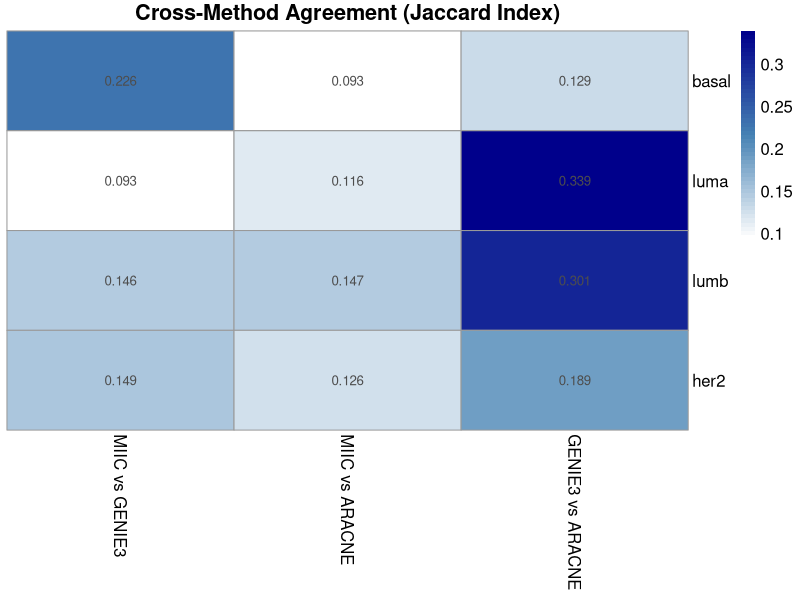
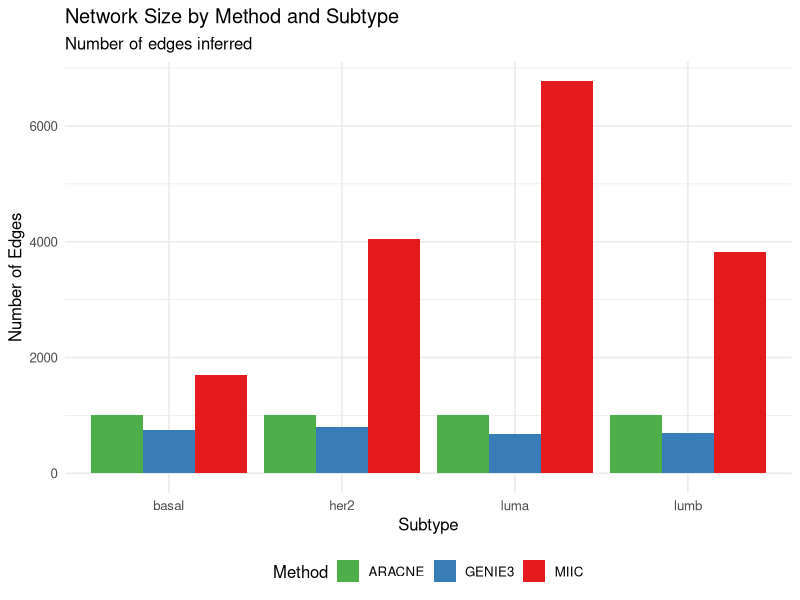
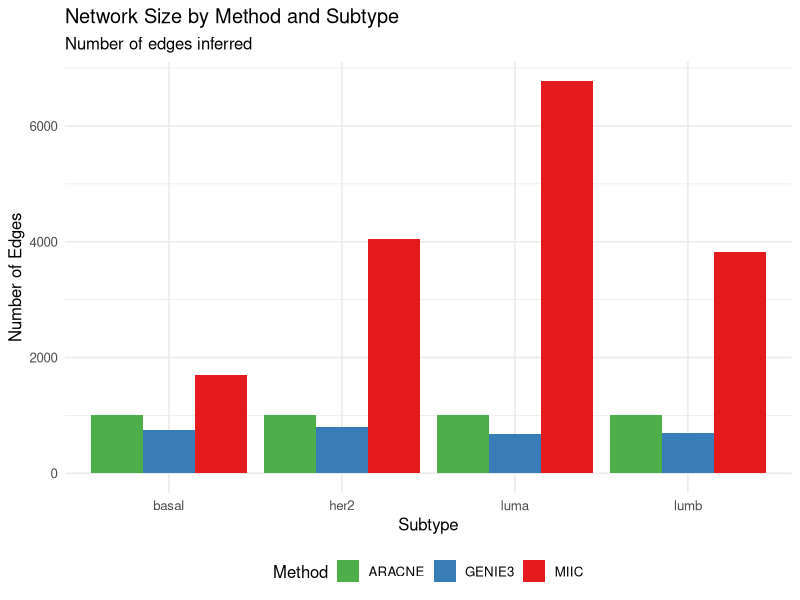
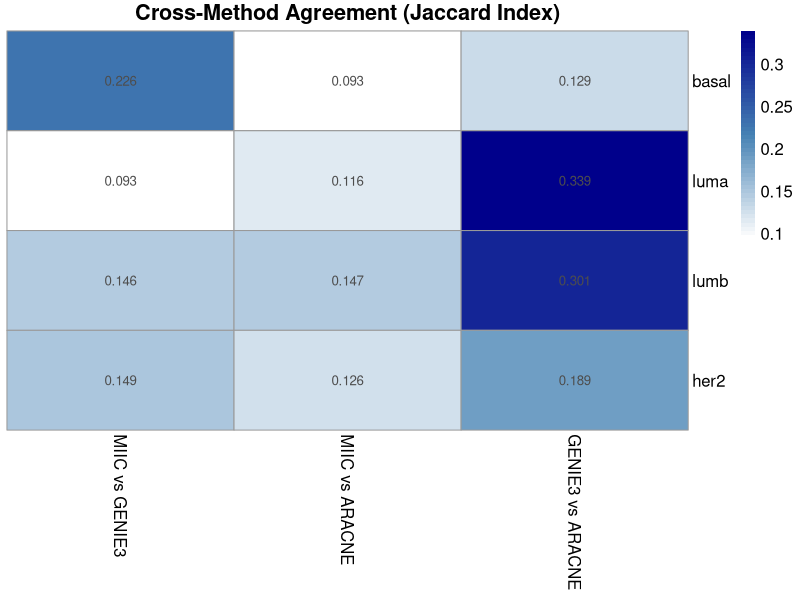
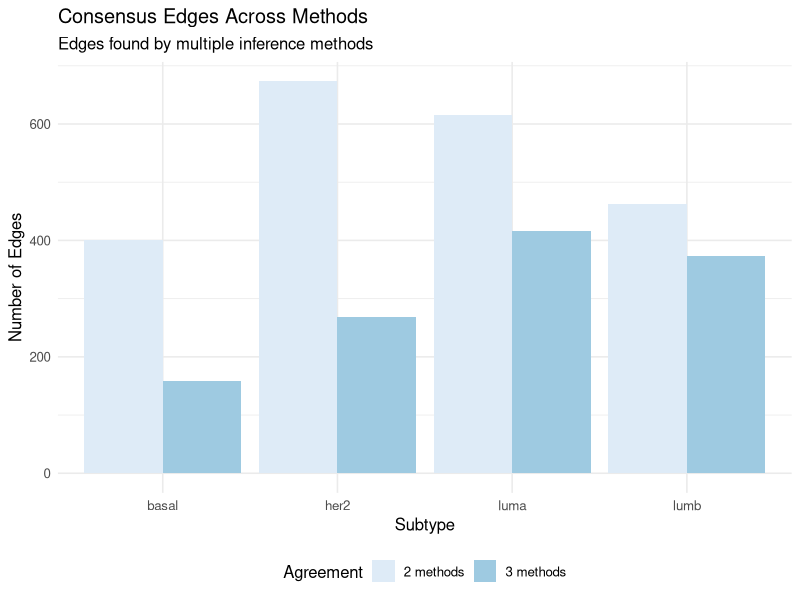
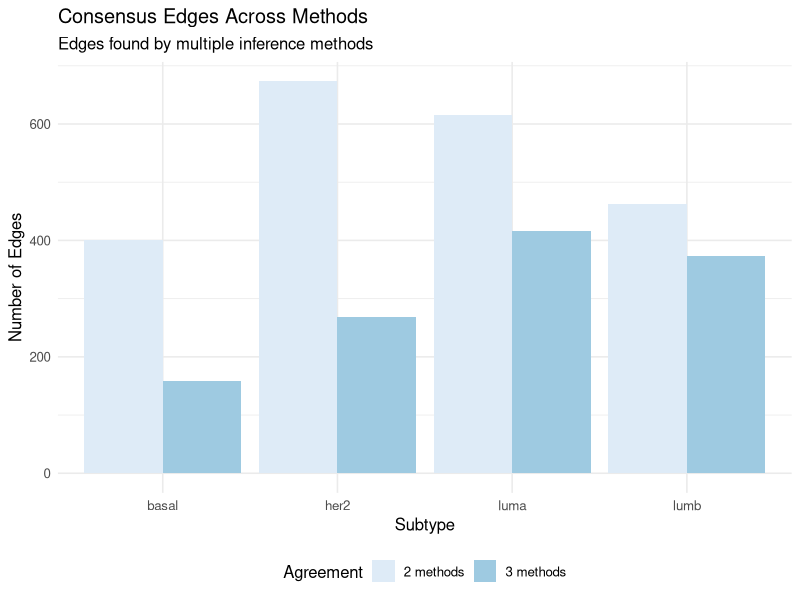
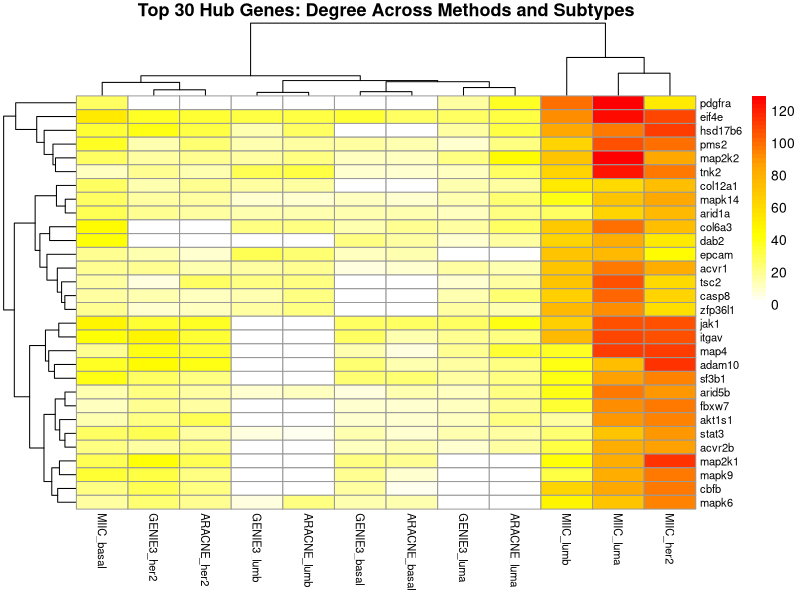
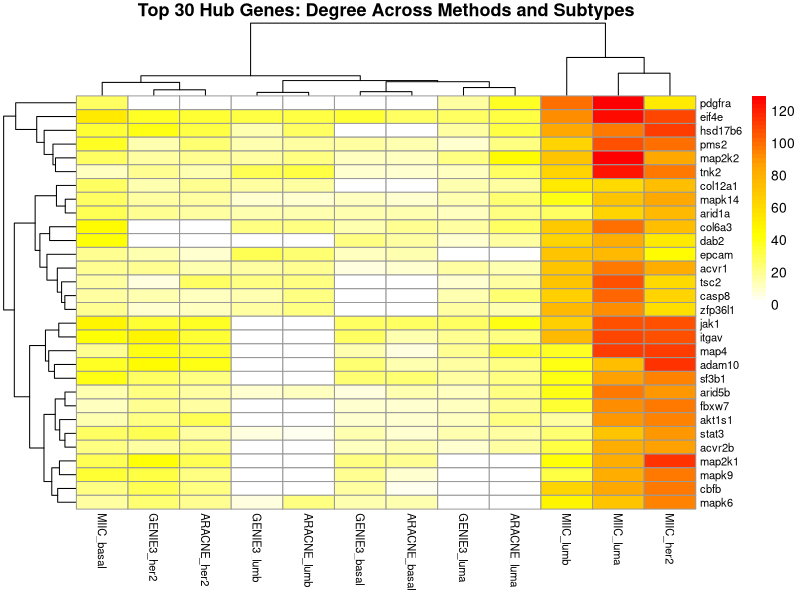

Reproduce these figures in R, in order.
# =============================================================================
# 04_visualize.R
# Generate visualizations for multi-method network comparison
# =============================================================================

library(tidyverse)
library(igraph)
library(ggplot2)
library(pheatmap)
library(RColorBrewer)

cat("=== Generating Visualizations ===\n\n")

# Set theme
theme_set(theme_minimal(base_size = 12))

# Color palettes
method_colors <- c("MIIC" = "#E41A1C", "GENIE3" = "#377EB8", "ARACNE" = "#4DAF4A")
subtype_colors <- c("LumA" = "#1B9E77", "LumB" = "#D95F02", 
                    "Her2" = "#7570B3", "Basal" = "#E7298A")

# -----------------------------------------------------------------------------
# 1. Load Results
# -----------------------------------------------------------------------------

all_edges <- read_csv("results/all_edges_combined.csv", show_col_types = FALSE)
method_agreement <- read_csv("results/method_agreement.csv", show_col_types = FALSE)
consensus_edges <- read_csv("results/consensus_edges.csv", show_col_types = FALSE)
hub_metrics <- read_csv("results/hub_metrics_all.csv", show_col_types = FALSE)
hub_comparison <- read_csv("results/hub_comparison.csv", show_col_types = FALSE)
network_stats <- read_csv("results/network_stats.csv", show_col_types = FALSE)

methods <- unique(all_edges$method)
subtypes <- unique(all_edges$subtype)

# -----------------------------------------------------------------------------
# 2. Network Size Comparison (Method x Subtype)
# -----------------------------------------------------------------------------

cat("Creating network size comparison...\n")

p1 <- network_stats %>%
  ggplot(aes(x = subtype, y = n_edges, fill = method)) +
  geom_bar(stat = "identity", position = "dodge") +
  scale_fill_manual(values = method_colors) +
  labs(
    title = "Network Size by Method and Subtype",
    subtitle = "Number of edges inferred",
    x = "Subtype",
    y = "Number of Edges",
    fill = "Method"
  ) +
  theme(legend.position = "bottom")

ggsave("figures/01_network_size_comparison.pdf", p1, width = 10, height = 6)
ggsave("figures/01_network_size_comparison.png", p1, width = 10, height = 6, dpi = 150)

# -----------------------------------------------------------------------------
# 3. Method Agreement Heatmap
# -----------------------------------------------------------------------------

cat("Creating method agreement heatmap...\n")

# Create matrix for heatmap
agreement_matrix <- method_agreement %>%
  mutate(pair = paste(method1, method2, sep = " vs ")) %>%
  select(subtype, pair, jaccard) %>%
  pivot_wider(names_from = pair, values_from = jaccard) %>%
  column_to_rownames("subtype") %>%
  as.matrix()

pdf("figures/02_method_agreement_heatmap.pdf", width = 8, height = 5)
pheatmap(
  agreement_matrix,
  main = "Cross-Method Agreement (Jaccard Index)",
  color = colorRampPalette(c("white", "steelblue", "darkblue"))(50),
  display_numbers = TRUE,
  number_format = "%.3f",
  cluster_rows = FALSE,
  cluster_cols = FALSE,
  fontsize = 12
)
dev.off()

png("figures/02_method_agreement_heatmap.png", width = 800, height = 500)
pheatmap(
  agreement_matrix,
  main = "Cross-Method Agreement (Jaccard Index)",
  color = colorRampPalette(c("white", "steelblue", "darkblue"))(50),
  display_numbers = TRUE,
  number_format = "%.3f",
  cluster_rows = FALSE,
  cluster_cols = FALSE,
  fontsize = 12
)
dev.off()

# -----------------------------------------------------------------------------
# 4. Consensus Edges Bar Plot
# -----------------------------------------------------------------------------

cat("Creating consensus edges plot...\n")

consensus_summary <- consensus_edges %>%
  count(subtype, n_methods) %>%
  mutate(n_methods = factor(n_methods, labels = c("2 methods", "3 methods")[1:n_distinct(n_methods)]))

p2 <- ggplot(consensus_summary, aes(x = subtype, y = n, fill = n_methods)) +
  geom_bar(stat = "identity", position = "dodge") +
  scale_fill_brewer(palette = "Blues") +
  labs(
    title = "Consensus Edges Across Methods",
    subtitle = "Edges found by multiple inference methods",
    x = "Subtype",
    y = "Number of Edges",
    fill = "Agreement"
  ) +
  theme(legend.position = "bottom")

ggsave("figures/03_consensus_edges.pdf", p2, width = 8, height = 5)
ggsave("figures/03_consensus_edges.png", p2, width = 8, height = 5, dpi = 150)

# -----------------------------------------------------------------------------
# 5. Hub Gene Comparison Heatmap
# -----------------------------------------------------------------------------

cat("Creating hub gene heatmap...\n")

# Top 30 hub genes
top_hubs <- hub_comparison %>%
  head(30)

# Select only method_subtype columns for heatmap
hub_cols <- colnames(top_hubs)[grepl("_", colnames(top_hubs)) & 
                                 !colnames(top_hubs) %in% c("total_degree", "max_degree", "n_networks")]

hub_matrix <- top_hubs %>%
  select(gene, all_of(hub_cols)) %>%
  column_to_rownames("gene") %>%
  as.matrix()

pdf("figures/04_hub_gene_heatmap.pdf", width = 14, height = 10)
pheatmap(
  hub_matrix,
  main = "Top 30 Hub Genes: Degree Across Methods and Subtypes",
  color = colorRampPalette(c("white", "yellow", "orange", "red"))(50),
  scale = "none",
  cluster_rows = TRUE,
  cluster_cols = TRUE,
  fontsize_row = 8,
  fontsize_col = 8
)
dev.off()

png("figures/04_hub_gene_heatmap.png", width = 1400, height = 1000)
pheatmap(
  hub_matrix,
  main = "Top 30 Hub Genes: Degree Across Methods and Subtypes",
  color = colorRampPalette(c("white", "yellow", "orange", "red"))(50),
  scale = "none",
  cluster_rows = TRUE,
  cluster_cols = TRUE,
  fontsize_row = 8,
  fontsize_col = 8
)
dev.off()

# -----------------------------------------------------------------------------
# 6. Degree Distribution by Method
# -----------------------------------------------------------------------------

cat("Creating degree distribution plots...\n")

p3 <- hub_metrics %>%
  ggplot(aes(x = degree, fill = method)) +
  geom_histogram(binwidth = 2, position = "identity", alpha = 0.6) +
  facet_grid(subtype ~ method) +
  scale_fill_manual(values = method_colors) +
  labs(
    title = "Degree Distribution by Method and Subtype",
    x = "Node Degree",
    y = "Frequency"
  ) +
  theme(legend.position = "none")

ggsave("figures/05_degree_distribution.pdf", p3, width = 12, height = 10)
ggsave("figures/05_degree_distribution.png", p3, width = 12, height = 10, dpi = 150)

# -----------------------------------------------------------------------------
# 7. Average Degree Comparison
# -----------------------------------------------------------------------------

cat("Creating average degree comparison...\n")

p4 <- network_stats %>%
  ggplot(aes(x = method, y = avg_degree, fill = subtype)) +
  geom_bar(stat = "identity", position = "dodge") +
  scale_fill_manual(values = subtype_colors) +
  labs(
    title = "Average Node Degree by Method and Subtype",
    x = "Method",
    y = "Average Degree",
    fill = "Subtype"
  ) +
  theme(legend.position = "bottom")

ggsave("figures/06_avg_degree_comparison.pdf", p4, width = 10, height = 6)
ggsave("figures/06_avg_degree_comparison.png", p4, width = 10, height = 6, dpi = 150)

# -----------------------------------------------------------------------------
# 8. Method Comparison Radar/Summary
# -----------------------------------------------------------------------------

cat("Creating method summary plot...\n")

method_summary <- network_stats %>%
  group_by(method) %>%
  summarise(
    total_edges = sum(n_edges),
    avg_nodes = mean(n_nodes),
    avg_density = mean(density),
    avg_clustering = mean(clustering, na.rm = TRUE),
    .groups = "drop"
  )

p5 <- method_summary %>%
  pivot_longer(-method, names_to = "metric", values_to = "value") %>%
  ggplot(aes(x = metric, y = value, fill = method)) +
  geom_bar(stat = "identity", position = "dodge") +
  scale_fill_manual(values = method_colors) +
  facet_wrap(~metric, scales = "free") +
  labs(
    title = "Method Comparison: Network Properties",
    x = "",
    y = "Value",
    fill = "Method"
  ) +
  theme(axis.text.x = element_blank(),
        legend.position = "bottom")

ggsave("figures/07_method_summary.pdf", p5, width = 10, height = 8)
ggsave("figures/07_method_summary.png", p5, width = 10, height = 8, dpi = 150)

# -----------------------------------------------------------------------------
# 9. Top Hubs per Method (Bar Plot)
# -----------------------------------------------------------------------------

cat("Creating top hubs bar plot...\n")

top_10_per_method <- hub_metrics %>%
  group_by(method, gene) %>%
  summarise(total_degree = sum(degree), .groups = "drop") %>%
  group_by(method) %>%
  slice_max(total_degree, n = 10) %>%
  ungroup()

p6 <- ggplot(top_10_per_method, aes(x = reorder(gene, total_degree), 
                                     y = total_degree, fill = method)) +
  geom_bar(stat = "identity") +
  coord_flip() +
  facet_wrap(~method, scales = "free_y") +
  scale_fill_manual(values = method_colors) +
  labs(
    title = "Top 10 Hub Genes per Method",
    subtitle = "Ranked by total degree across subtypes",
    x = "Gene",
    y = "Total Degree"
  ) +
  theme(legend.position = "none")

ggsave("figures/08_top_hubs_per_method.pdf", p6, width = 12, height = 8)
ggsave("figures/08_top_hubs_per_method.png", p6, width = 12, height = 8, dpi = 150)

# -----------------------------------------------------------------------------
# 10. Edge Overlap Visualization (UpSet-style)
# -----------------------------------------------------------------------------

cat("Creating edge overlap summary...\n")

# Simple bar plot of edges by method combination
edge_method_count <- read_csv("results/edge_method_count.csv", show_col_types = FALSE)

overlap_summary <- edge_method_count %>%
  count(methods, n_methods) %>%
  arrange(desc(n_methods), desc(n))

p7 <- ggplot(overlap_summary, aes(x = reorder(methods, n), y = n, fill = factor(n_methods))) +
  geom_bar(stat = "identity") +
  coord_flip() +
  scale_fill_brewer(palette = "YlOrRd", direction = -1) +
  labs(
    title = "Edge Detection by Method Combination",
    subtitle = "Which methods detect which edges?",
    x = "Method Combination",
    y = "Number of Edges",
    fill = "# Methods"
  ) +
  theme(legend.position = "bottom")

ggsave("figures/09_edge_overlap.pdf", p7, width = 10, height = 6)
ggsave("figures/09_edge_overlap.png", p7, width = 10, height = 6, dpi = 150)

# -----------------------------------------------------------------------------
# 11. Summary Figure
# -----------------------------------------------------------------------------

cat("Creating summary figure...\n")

# Key metrics summary
p8 <- network_stats %>%
  ggplot(aes(x = n_nodes, y = n_edges, color = method, shape = subtype)) +
  geom_point(size = 4, alpha = 0.8) +
  scale_color_manual(values = method_colors) +
  labs(
    title = "Network Size: Nodes vs Edges",
    subtitle = "Each point = one method-subtype combination",
    x = "Number of Nodes",
    y = "Number of Edges",
    color = "Method",
    shape = "Subtype"
  ) +
  theme(legend.position = "right")

ggsave("figures/10_nodes_vs_edges.pdf", p8, width = 10, height = 6)
ggsave("figures/10_nodes_vs_edges.png", p8, width = 10, height = 6, dpi = 150)

# -----------------------------------------------------------------------------
# Done
# -----------------------------------------------------------------------------

cat("\n=== Visualization Complete ===\n")
cat("\nFigures saved in figures/ folder:\n")
cat("  01_network_size_comparison.pdf/png\n")
cat("  02_method_agreement_heatmap.pdf/png\n")
cat("  03_consensus_edges.pdf/png\n")
cat("  04_hub_gene_heatmap.pdf/png\n")
cat("  05_degree_distribution.pdf/png\n")
cat("  06_avg_degree_comparison.pdf/png\n")
cat("  07_method_summary.pdf/png\n")
cat("  08_top_hubs_per_method.pdf/png\n")
cat("  09_edge_overlap.pdf/png\n")
cat("  10_nodes_vs_edges.pdf/png\n")
